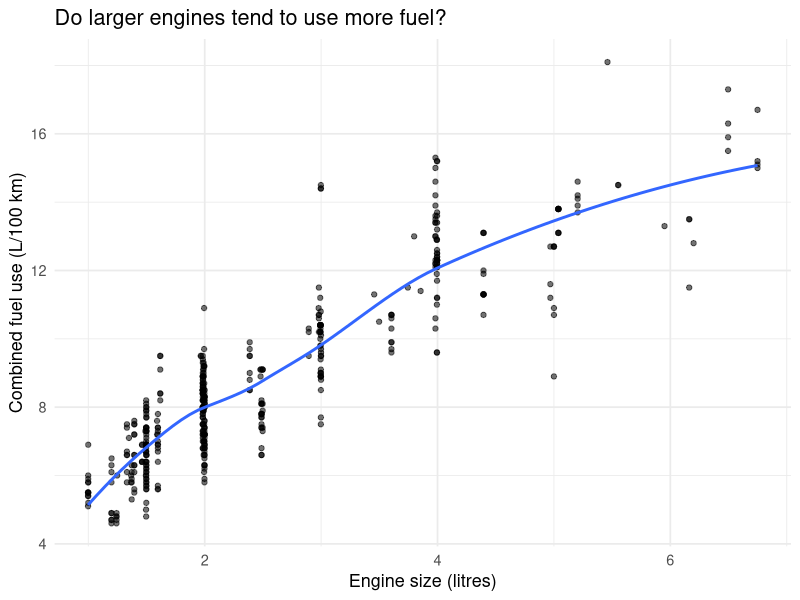
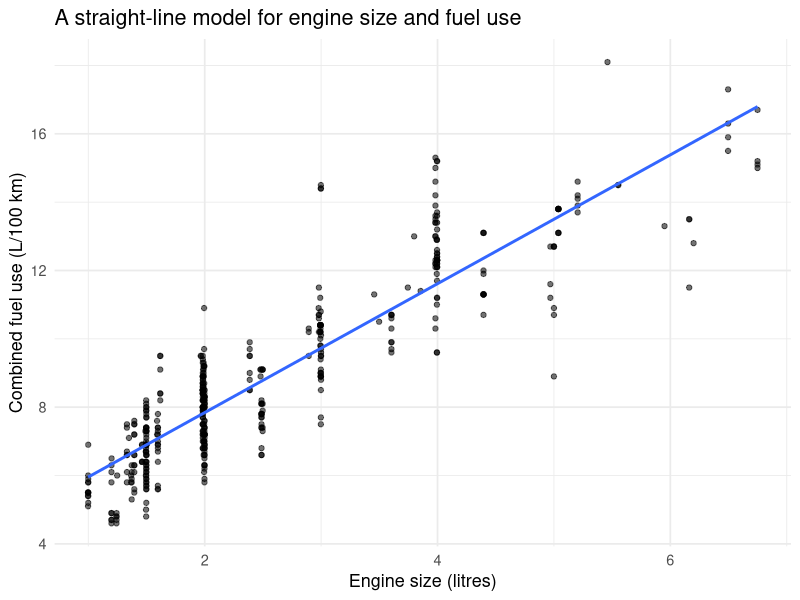

Reproduce these figures in R, in order.
## ---- chunk 1
library(readr)
library(dplyr)
library(ggplot2)
library(tibble)
library(broom)

vehicles <- read_csv("nz_vehicles_2025.csv", show_col_types = FALSE)
glimpse(vehicles)
## ---- chunk 2
ggplot(vehicles, aes(engine_l, fuel_use_l_per_100km)) +
  geom_point(alpha = 0.55) +
  geom_smooth(method = "loess", se = FALSE) +
  labs(
    x = "Engine size (litres)",
    y = "Combined fuel use (L/100 km)",
    title = "Do larger engines tend to use more fuel?"
  ) +
  theme_minimal(base_size = 13)

vehicles |>
  summarise(engine_correlation = cor(engine_l, fuel_use_l_per_100km))
## ---- chunk 3
# Your code here
## ---- chunk 4
engine_model <- lm(
  fuel_use_l_per_100km ~ engine_l,
  data = vehicles
)

engine_model
## ---- chunk 5
ggplot(vehicles, aes(engine_l, fuel_use_l_per_100km)) +
  geom_point(alpha = 0.55) +
  geom_smooth(method = "lm", se = FALSE) +
  labs(
    x = "Engine size (litres)",
    y = "Combined fuel use (L/100 km)",
    title = "A straight-line model for engine size and fuel use"
  ) +
  theme_minimal(base_size = 13)
## ---- chunk 6
# Your code here
## ---- chunk 7
# Your code here
## ---- chunk 8
engine_coefficients <- coef(engine_model)
engine_coefficients
## ---- chunk 9
# Your code here: square the correlation and compare it with model R^2
## ---- chunk 10
# Your code here
## ---- chunk 11
# Your code here
## ---- chunk 12
# Your code here
## ---- chunk 13
# Your code here
## ---- chunk 14
# Your code here
